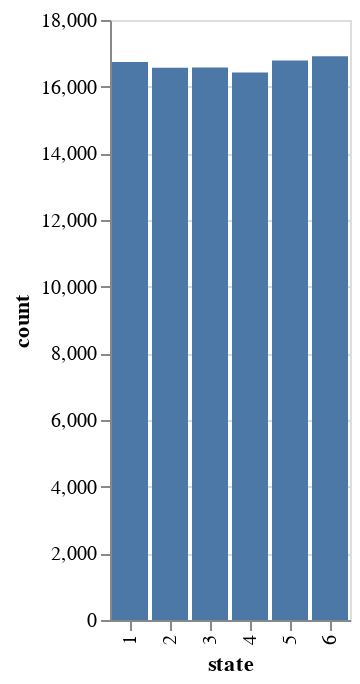

The notebook cell this image was saved under:
### Code cell
die_rolls = pd.DataFrame({
    'state': possible_states,
    'count': [counts[state] for state in possible_states]
})

print(die_rolls)

alt.Chart(die_rolls).mark_bar().encode(
    x='state:O',
    y='count'
)

### Figure 1 — Vega-Lite specification as saved in the notebook (floating-point values rounded to 4 significant figures)
{"config": {"view": {"continuousWidth": 300, "continuousHeight": 300}}, "data": {"name": "data-7d5817419443c6d9475804c050f814ab"}, "mark": {"type": "bar"}, "encoding": {"x": {"field": "state", "type": "ordinal"}, "y": {"field": "count", "type": "quantitative"}}, "$schema": "https://vega.github.io/schema/vega-lite/v5.8.0.json", "datasets": {"data-7d5817419443c6d9475804c050f814ab": [{"state": 1, "count": 16739}, {"state": 2, "count": 16564}, {"state": 3, "count": 16574}, {"state": 4, "count": 16425}, {"state": 5, "count": 16788}, {"state": 6, "count": 16910}]}}
